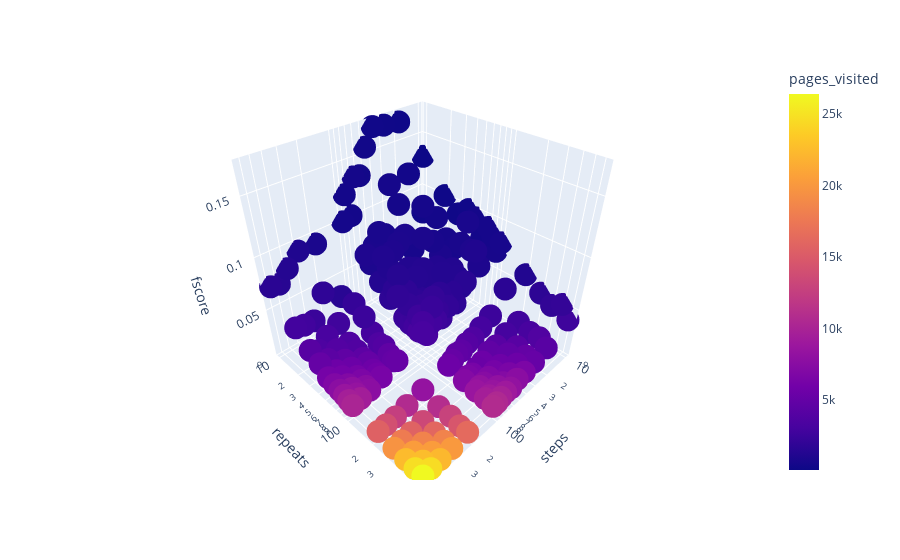

Notebook source saved alongside this figure:
### Code cell
fig = px.scatter_3d(results_df, x='steps', y='repeats', z='fscore', color='pages_visited', log_x=True, log_y=True)
fig.show()

### Figure 1 — Plotly figure (JSON) as saved in the notebook; plotly's stock layout.template omitted (floating-point values rounded to 4 significant figures; data arrays with more than 128 entries replaced by an {"elided": "..."} marker saying what was removed)
{"data": [{"hovertemplate": "steps=%{x}<br>repeats=%{y}<br>fscore=%{z}<br>pages_visited=%{marker.color}<extra></extra>", "legendgroup": "", "marker": {"color": {"elided": "225 int values"}, "coloraxis": "coloraxis", "symbol": "circle"}, "mode": "markers", "name": "", "scene": "scene", "showlegend": false, "type": "scatter3d", "x": {"elided": "225 int values"}, "y": {"elided": "225 int values"}, "z": {"elided": "225 float values"}}], "layout": {"coloraxis": {"colorbar": {"title": {"text": "pages_visited"}}, "colorscale": [[0, "#0d0887"], [0.1111, "#46039f"], [0.2222, "#7201a8"], [0.3333, "#9c179e"], [0.4444, "#bd3786"], [0.5556, "#d8576b"], [0.6667, "#ed7953"], [0.7778, "#fb9f3a"], [0.8889, "#fdca26"], [1, "#f0f921"]]}, "legend": {"tracegroupgap": 0}, "margin": {"t": 60}, "scene": {"domain": {"x": [0, 1], "y": [0, 1]}, "xaxis": {"title": {"text": "steps"}, "type": "log"}, "yaxis": {"title": {"text": "repeats"}, "type": "log"}, "zaxis": {"title": {"text": "fscore"}}}}}
